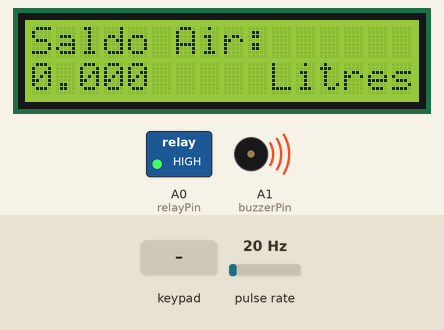
This sketch was run on a simulated Arduino Uno, built with avr-gcc and run on an emulated ATmega328P. On the bench: 16×2 character LCD, switched loads named in the sketch (green lamp = pin HIGH), buzzer (waves = sounding, pin HIGH). Wiring (inferred from the names in the program): pulse sensor: data pin 2. The test bench sets the inputs (shaded band); at power-on: pulse rate 20 Hz. Storage starts empty; what the sketch prints to the serial monitor is not drawn.

Above: at 3.7 s.
3.8 s: key '*' pressed
At 6.5 s:
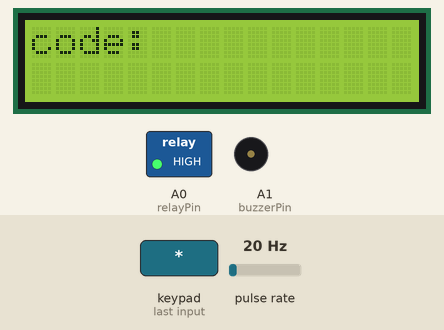
6.8 s: keypad keys 9 8 3 7 * pressed 0.4 s apart
At 9.6 s:
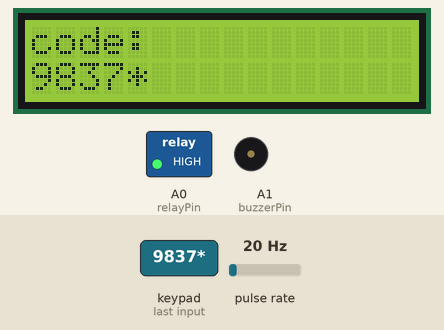
10.3 s: keypad keys 6 5 4 * pressed 0.4 s apart
At 11.8 s:
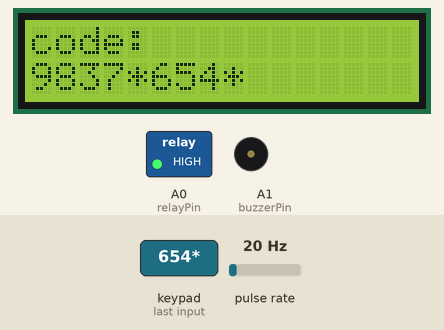
13.4 s: keypad keys 1 3 9 7 * pressed 0.4 s apart
At 15.6 s:
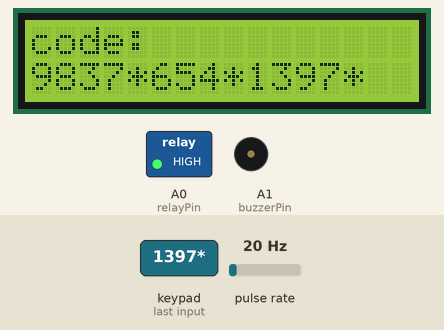
16.9 s: key '*' pressed
At 18.1 s:
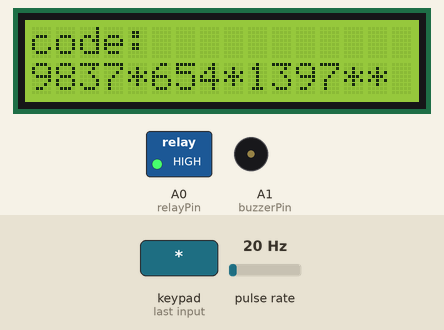
18.4 s: key '#' pressed
At 20.3 s:
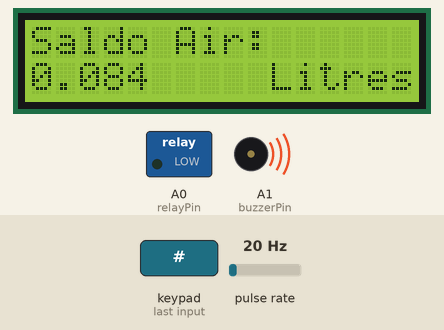
Timing chart, 0 to 25.5 s (numbered marks = the images above; inputs shaded):
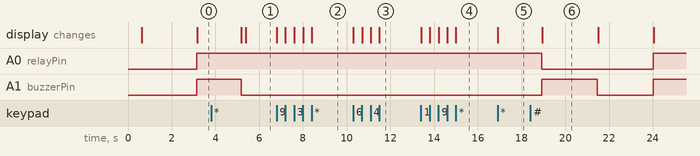

The sketch:

Prepaid_System_Water_Supply.ino
```cpp
#include <SPI.h>
#include <SD.h>
#include <Keypad.h>
#include <Wire.h>
#include <LiquidCrystal_I2C.h>
#include <EEPROM.h>

#define sensorInterrupt 0  // 0 = digital pin 2
#define sensorPin       2
#define relayPin        A0
#define buzzerPin       A1

const byte ROWS = 4; //four rows
const byte COLS = 3; //three columns
char keys[ROWS][COLS] = {
  {'1','2','3'},
  {'4','5','6'},
  {'7','8','9'},
  {'*','0','#'}
};
byte rowPins[ROWS] = {9, 8, 3, 7}; //connect to the row pinouts of the keypad
byte colPins[COLS] = {6, 5, 4}; //connect to the column pinouts of the keypad
Keypad keypad = Keypad( makeKeymap(keys), rowPins, colPins, ROWS, COLS );

LiquidCrystal_I2C lcd(0x27, 16, 2);

File myFile;

float calibrationFactor = 4.5;
String inputCode;
int waterIn;
int waterOut;
int waterpool;
double waterpoolLitre;
volatile byte pulseCount;
float flowRate;
unsigned int flowMilliLitres;
unsigned long totalMilliLitres;
unsigned long oldTime;

int dekripsiKode(String code){
  return code.substring(11,15).toInt();
}

void setup() {
  Serial.begin(9600);
  sd_init();
  pinMode(relayPin, OUTPUT);
  pinMode(buzzerPin, OUTPUT);
  pinMode(sensorPin, INPUT);
  digitalWrite(sensorPin, HIGH);

  pulseCount        = 0;
  flowRate          = 0.0;
  flowMilliLitres   = 0;
  totalMilliLitres  = 0;
  oldTime           = 0;

  // The Hall-effect sensor is connected to pin 2 which uses interrupt 0.
  // Configured to trigger on a FALLING state change (transition from HIGH
  // state to LOW state)
  attachInterrupt(sensorInterrupt, pulseCounter, FALLING);

  waterIn=0;
  waterOut=0;
  waterpool=0;
  lcd.begin();
  lcd.backlight();
  lcd.print("Welcome to");
  lcd.setCursor(0,1);
  lcd.print("WaterMeter");
  delay(500);
  lcd.clear();
  waterpoolWrite(0);
  delay(1000);
}

void loop() {
  waterpool = waterpoolRead().toInt();
  delay(500);
  SD.remove("test.txt");
  delay(500);
  char key = keypad.getKey();
  if(key=='*'){
    digitalWrite(buzzerPin, LOW);
    lcd.clear();
    delay(200);
    lcd.print("code:");
    lcd.setCursor(0,1);
    while(1){
      char x = keypad.getKey();
      if(x){
        if(x!='#'){
          lcd.print(x);
          inputCode+=x;
        }
        if(x=='#'){
          break;
        }
      }
    }
  }
  waterIn = dekripsiKode(inputCode);
  if(waterIn>0){
    waterpool+=waterIn;
    inputCode="";
  }
  waterOut = getSensorData();
  waterpool-=waterOut;
  if(waterpool<=0){
    waterpool=0;
  }
  waterpoolWrite(waterpool);
  delay(500);
  waterpoolLitre = waterpool/1000.00;
  if(waterpool<1000){
    digitalWrite(buzzerPin, !digitalRead(buzzerPin));
  }
  else{
    digitalWrite(buzzerPin, LOW);
  }
  if(waterpool<=0){
    digitalWrite(relayPin, HIGH);
  }
  else{
    digitalWrite(relayPin, LOW);
  }
  lcd.clear();
  lcd.setCursor(0,0);
  lcd.print("Saldo Air:");
  lcd.setCursor(0,1);
  lcd.print(waterpoolLitre,3);
  lcd.setCursor(10,1);
  lcd.print("Litres");
  delay(1000);
}
```

readwrite_sd_card.ino
```cpp
void sd_init(){                     //init for the sd card
  if (!SD.begin(10)) {
    Serial.println("init failed!");
    return;
  }
  Serial.println("init oke");
}

String waterpoolRead(){           //save data to sdcard
  String waterRead="";            //make file for the data to be saved
  myFile= SD.open("test.txt");    //open the file
  if(myFile){                     //if file exist
    while(myFile.available()){    //as long as the data is exist
     char c = myFile.read();      //read every byte and save it to 'c'
     waterRead += c;              //combine every char read and saved it to 'waterRead'
    }
    Serial.print("READ: ");       //print data read to serial monitor
    Serial.println(waterRead);
    myFile.close();               //close the file
  }
  else{
    Serial.println("Open read failed"); //if file doesnt exist
  }
  return waterRead;               //return the waterread value
}

void waterpoolWrite(int waterpool){           //write data to sdcard
  myFile = SD.open("test.txt", FILE_WRITE);   //open or create if the file doesnt exist
  if(myFile){                                 //if file can be opened
    myFile.println(waterpool);                //print waterpool into sdcard
    Serial.print("WRITE: ");                  //print waterpool to serial monitor
    Serial.println(waterpool);
    myFile.close();                           //file closed
  }
  else{
    Serial.println("Open write failed");      //if open file fail
  }
}
```

water_flow_sensor.ino
```cpp
int getSensorData(){
 if((millis() - oldTime) > 1000)    // Only process counters once per second
  {
    // Disable the interrupt while calculating flow rate and sending the value to
    // the host
    detachInterrupt(sensorInterrupt);

    // Because this loop may not complete in exactly 1 second intervals we calculate
    // the number of milliseconds that have passed since the last execution and use
    // that to scale the output. We also apply the calibrationFactor to scale the output
    // based on the number of pulses per second per units of measure (litres/minute in
    // this case) coming from the sensor.
    flowRate = ((1000.0 / (millis() - oldTime)) * pulseCount) / calibrationFactor;

    // Note the time this processing pass was executed. Note that because we've
    // disabled interrupts the millis() function won't actually be incrementing right
    // at this point, but it will still return the value it was set to just before
    // interrupts went away.
    oldTime = millis();

    // Divide the flow rate in litres/minute by 60 to determine how many litres have
    // passed through the sensor in this 1 second interval, then multiply by 1000 to
    // convert to millilitres.
    flowMilliLitres = (flowRate / 60) * 1000;

    // Add the millilitres passed in this second to the cumulative total
    totalMilliLitres += flowMilliLitres;

    // Reset the pulse counter so we can start incrementing again
    pulseCount = 0;

    // Enable the interrupt again now that we've finished sending output
    attachInterrupt(sensorInterrupt, pulseCounter, FALLING);
  }
    return flowMilliLitres;
}

void pulseCounter()
{
  // Increment the pulse counter
  pulseCount++;
}
```

Measured:
- after the input at 3.8 s, A1 (buzzerPin): HIGH → LOW after 1.4 s instead of 1.9 s; the display: first changes after 1.4 s (image 1 shows a later state)
- after the input at 6.8 s, the display: first changes at once (image 2 shows a later state)
- after the input at 10.3 s, the display: first changes at once (image 3 shows a later state)
- after the input at 13.4 s, the display: first changes at once (image 4 shows a later state)
- after the input at 16.9 s, the display: changes at once (image 5)
- after the input at 18.4 s, A0 (relayPin): HIGH → LOW after 0.52 s, → HIGH 5.1 s later; A1 (buzzerPin): LOW → HIGH after 0.52 s, → LOW 2.6 s later, → HIGH 2.6 s later; the display: changes after 0.55 s (image 6)
